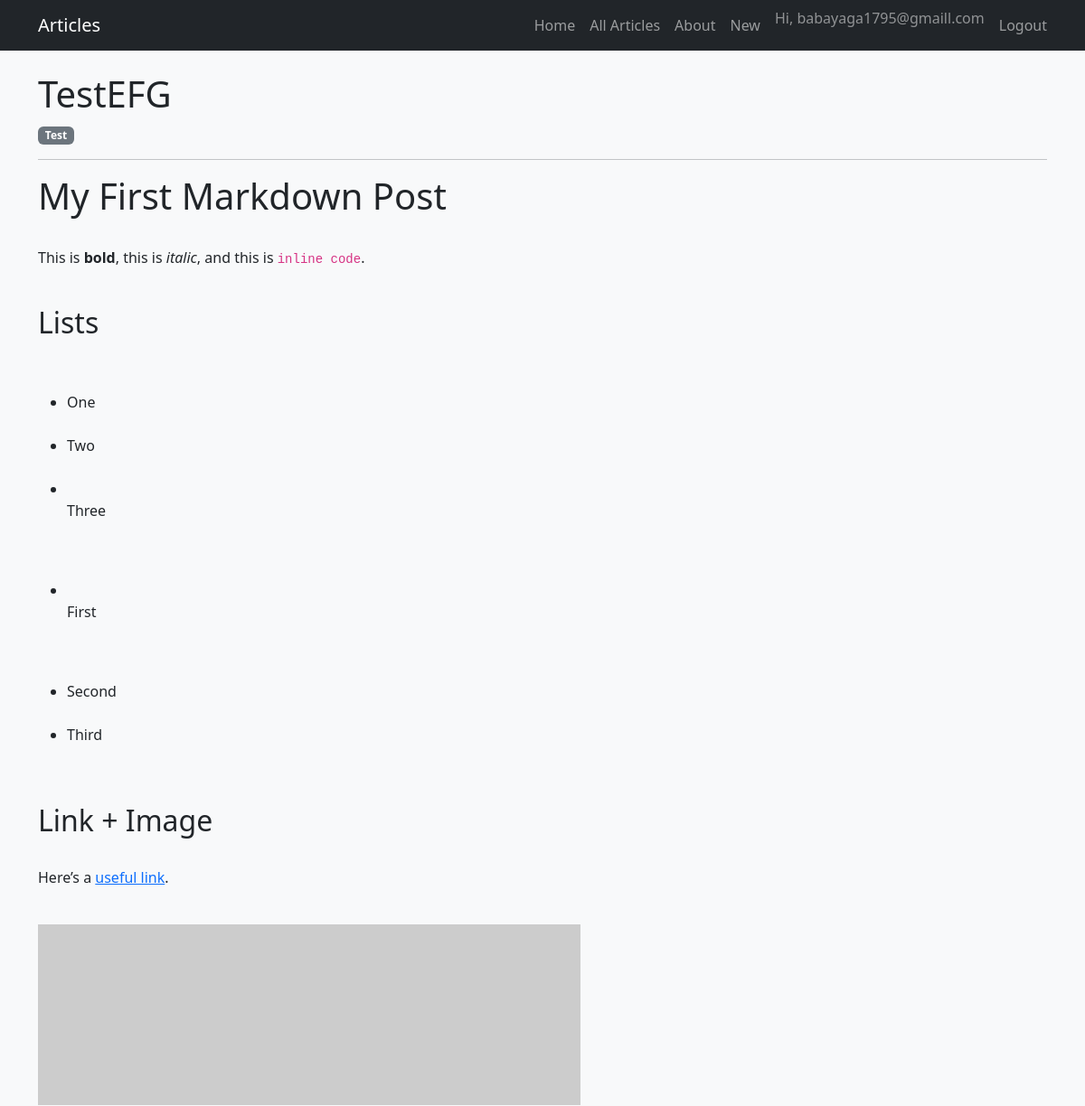
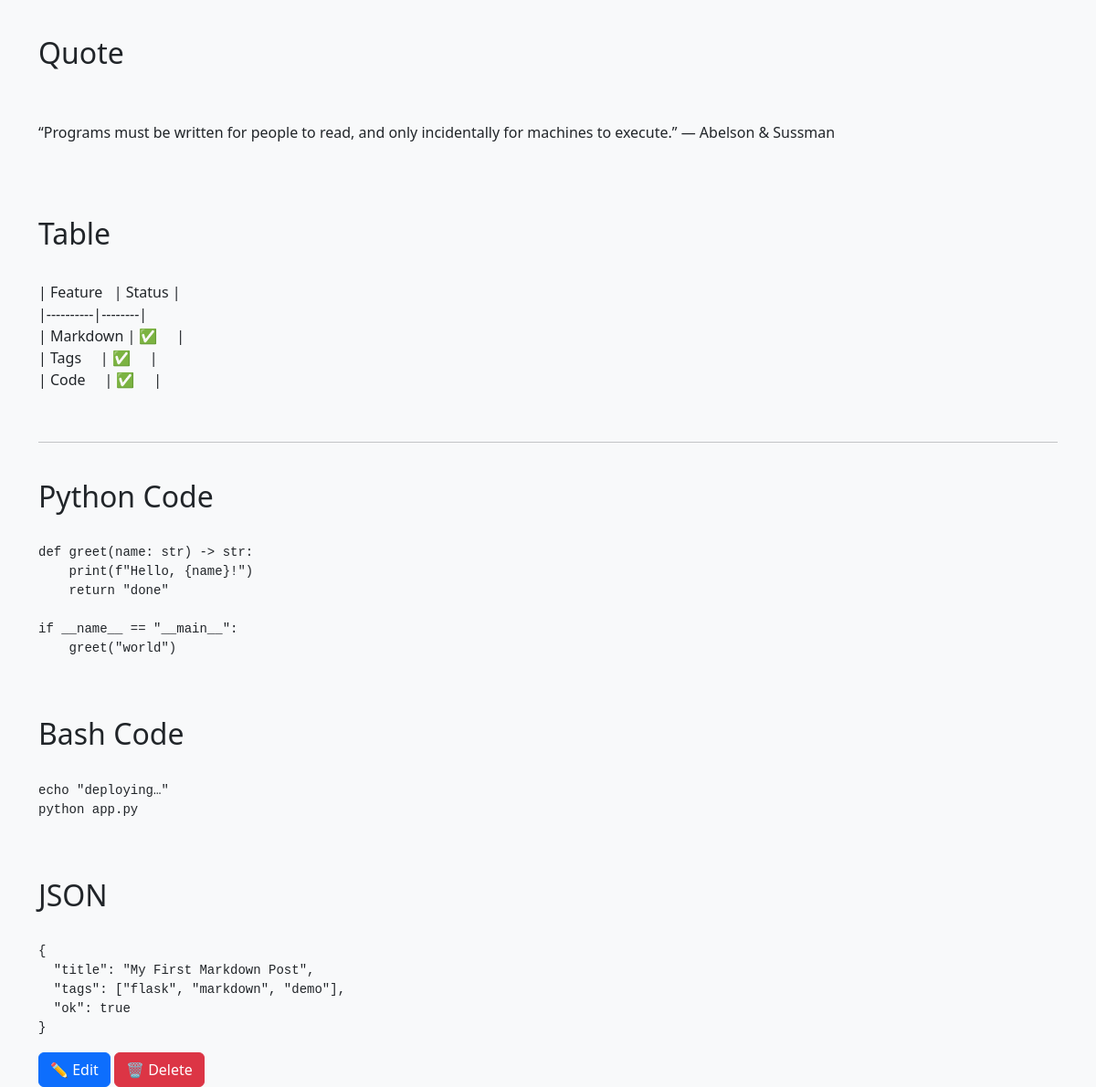
The page /a/testefg (signed in) on the database its author committed (2 pictures, top to bottom).
### app.py (models this page shows, shortened)
class User(db.Model, UserMixin):
    id = db.Column(db.Integer, primary_key=True)
    email = db.Column(db.String(255), unique=True, nullable=False)
    password_hash = db.Column(db.String(255), nullable=False)

class Article(db.Model):
    id    = db.Column(db.Integer, primary_key=True)
    title = db.Column(db.String(200), nullable=False)
    body  = db.Column(db.Text, nullable=False)
    tags  = db.Column(db.String(255))
    slug  = db.Column(db.String(255), unique=True, nullable=False)

### app.py (the view)
@app.route("/a/<slug>")
def article_by_slug(slug):
    article = Article.query.filter_by(slug=slug).first_or_404()
    article.body_html = markdown.markdown(
        article.body, extensions=["fenced_code", CodeHiliteExtension(linenums=False)]
    )
    return render_template("article_detail.html", article=article)

### app.py (called while the page is built)
@login_manager.user_loader
def load_user(user_id):
    return User.query.get(int(user_id))

### templates/article_detail.html (shortened to what this page needs)
{% extends "base.html" %}
{% block content %}
  <h1>{{ article.title }}</h1>
  <p class="text-muted">
    {% for t in article.tags.split(",") if t.strip() %}
      <a class="badge text-bg-secondary text-decoration-none"
         href="{{ url_for('by_tag', tag=t.strip()) }}">{{ t.strip() }}</a>
    {% endfor %}
  </p>
  <hr>
  <div style="white-space: pre-wrap;">{{ article.body_html | safe }}</div>
  {% if current_user.is_authenticated %}
    <a class="btn btn-primary" href="{{ url_for('edit', article_id=article.id) }}">✏️ Edit</a>
    <form action="{{ url_for('delete', article_id=article.id) }}" method="post" style="display:inline">
      <button type="submit" class="btn btn-danger">🗑️ Delete</button>
    </form>
  {% endif %}
{% endblock %}

### templates/base.html (shortened to what this page needs)
<!doctype html>
<html lang="en">
<head>
  <link href="https://cdn.jsdelivr.net/npm/bootstrap@5.3.3/dist/css/bootstrap.min.css" rel="stylesheet">
  <link rel="stylesheet" href="{{ url_for('static', filename='style.css') }}">
</head>
<body class="bg-light">
<nav class="navbar navbar-dark bg-dark mb-4">
  <div class="container">
    <a class="navbar-brand" href="{{ url_for('home') }}">Articles</a>
    <ul class="navbar-nav flex-row gap-3">
      <li class="nav-item"><a class="nav-link" href="{{ url_for('home') }}">Home</a></li>
      <li class="nav-item"><a class="nav-link" href="{{ url_for('articles') }}">All Articles</a></li>
      <li class="nav-item"><a class="nav-link" href="{{ url_for('about') }}">About</a></li>
      {% if current_user.is_authenticated %}
        <li class="nav-item"><a class="nav-link" href="{{ url_for('create') }}">New</a></li>
        <li class="nav-item"><span class="navbar-text text-white-50">Hi, {{ current_user.email }}</span></li>
        <li class="nav-item"><a class="nav-link" href="{{ url_for('logout') }}">Logout</a></li>
      {% else %}
        <li class="nav-item"><a class="nav-link" href="{{ url_for('login') }}">Login</a></li>
        <li class="nav-item"><a class="nav-link" href="{{ url_for('register') }}">Register</a></li>
      {% endif %}
    </ul>
  </div>
</nav>
<main class="container">{% block content %}{% endblock %}</main>
</body>
</html>

### rows shown on the page
User: email "babayaga1795@gmaill.com"
Article: title "TestEFG", strip "Test"
